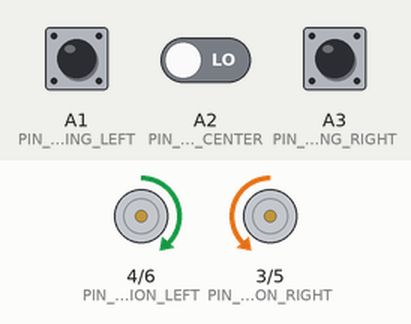
Recording of a sketch running on a simulated Arduino Uno, built with avr-gcc and run on an emulated ATmega328P. On the bench: direction and speed pins drawn as motors (green arrow = direction pin HIGH = forward, orange = LOW = backward, longer = more drive). The inputs (shaded band) are chosen by the test bench; at power-on: A1 (PIN_TRACKING_LEFT) LOW, A3 (PIN_TRACKING_RIGHT) LOW, A2 (PIN_TRACKING_CENTER) LOW.

Above: at 1.2 s.
1.3 s: A1 (PIN_TRACKING_LEFT) pulled HIGH for 0.15 s
At 1.37 s:
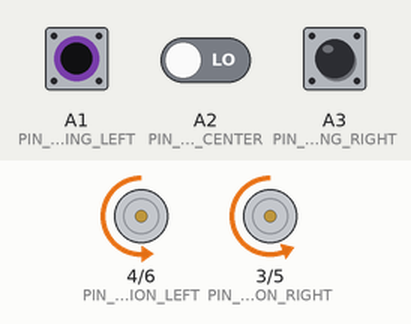
2.9 s: A3 (PIN_TRACKING_RIGHT) pulled HIGH for 0.15 s
At 2.97 s:
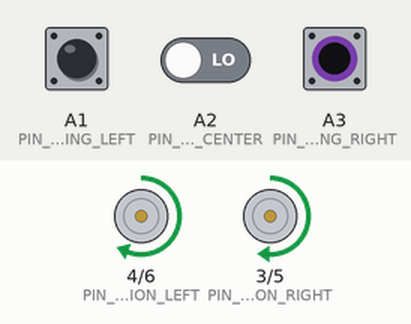
4.5 s: A3 (PIN_TRACKING_RIGHT) pulled HIGH for 3.2 s
At 8.4 s:
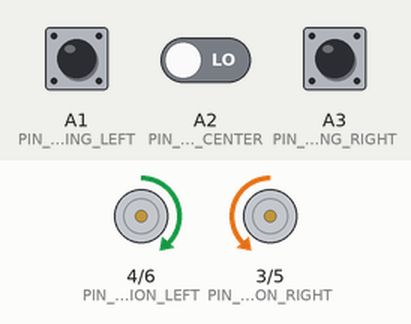
9.2 s: A1 (PIN_TRACKING_LEFT) pulled HIGH for 3.2 s
At 9.6 s:
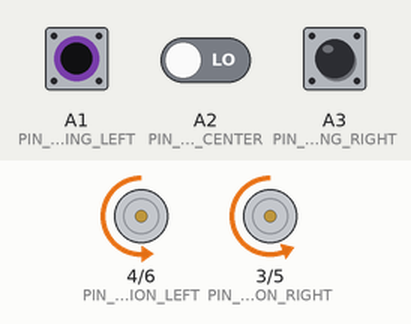
13.9 s: A1 (PIN_TRACKING_LEFT) driven HIGH and A2 (PIN_TRACKING_CENTER) driven HIGH
At 14.3 s:
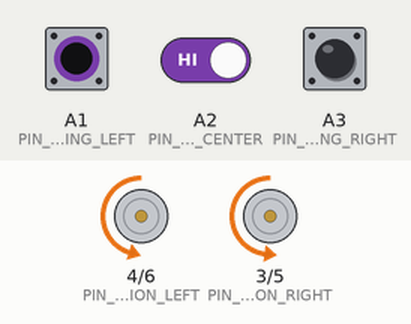
15.4 s: A3 (PIN_TRACKING_RIGHT) pulled HIGH for 1 s
At 16.2 s:
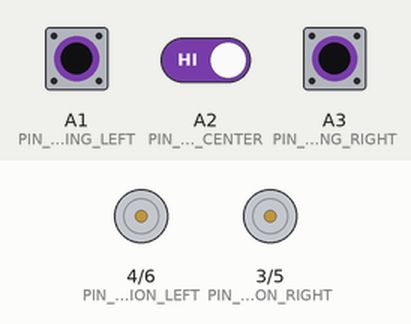
Timing chart, 0 to 18.4 s (numbered marks = the images above; inputs shaded):
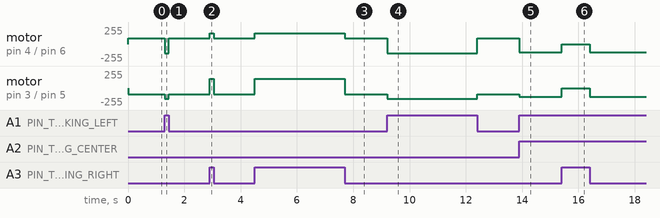

The sketch:

03.3_One_Code_Automatic_Tracking_Line.ino
```cpp
#define PIN_SERVO      2    //Controlla un eventuale servo motore
#define MOTOR_DIRECTION     1 //If the direction is reversed, change 0 to 1, Variabile per invertire la direzione dei motori.
#define PIN_DIRECTION_LEFT  4 //Variabile per invertire la direzione dei motori
#define PIN_DIRECTION_RIGHT 3 //Pin digitali per il controllo della direzione dei motori.

//Pin per controllare la velocità dei motori con segnali PWM (Pulse Width Modulation).
// Questi sensori restituiscono valori binari: 0: Linea rilevata (nero). 1: Linea assente (bianco o superficie diversa).
#define PIN_MOTOR_PWM_LEFT  6
#define PIN_MOTOR_PWM_RIGHT 5

//Pin digitale per inviare impulsi ultrasonici.
#define PIN_SONIC_TRIG    7

//Pin digitale per ricevere l'eco degli impulsi, calcolando il tempo di ritorno per stimare la distanza. Scopo: Rilevare ostacoli davanti alla macchina per evitare collisioni.
#define PIN_SONIC_ECHO    8
//Pin collegato al ricevitore IR per controllare la macchina tramite un telecomando.
#define PIN_IRREMOTE_RECV 9

//SPI (Serial Peripheral Interface): Protocollo di comunicazione utilizzato per connettere dispositivi come moduli wireless o sensori avanzati.
//Scopo: Potrebbe essere usato per un modulo wireless
#define PIN_SPI_CE      9
#define PIN_SPI_CSN     10
#define PIN_SPI_MOSI    11
#define PIN_SPI_MISO    12
#define PIN_SPI_SCK     13

//Misura la tensione della batteria tramite un ingresso analogico.
#define PIN_BATTERY     A0
//Controlla un cicalino per notifiche sonore.
#define PIN_BUZZER      A0

//Collegati ai tre sensori IR che rilevano la linea.
#define PIN_TRACKING_LEFT A1
#define PIN_TRACKING_CENTER A2
#define PIN_TRACKING_RIGHT  A3

//Valore minimo PWM per superare la resistenza iniziale del motore. Evitare che i motori restino fermi con segnali PWM troppo bassi.
#define MOTOR_PWM_DEAD    10

//Velocità impostata a 0 per fermare i motori.
#define TK_STOP_SPEED          0
//Velocità base per avanzare, compensata in base alla tensione della batteria.
//tk_VoltageCompensationToSpeed: Variabile che aumenta o diminuisce la velocità per bilanciare le variazioni di tensione.
#define TK_FORWARD_SPEED        (90 + tk_VoltageCompensationToSpeed    )

/*
typedef unsigned char u8;
typedef unsigned short u16;
typedef unsigned long u32;
*/

//define different speed levels, Scopo: Regolare la reattività della macchina nelle curve in base alla posizione rilevata dai sensori.
int tk_VoltageCompensationToSpeed;  //define Voltage Speed Compensation
//TK_TURN_SPEED_LV4 e LV3: Velocità elevate per curve meno strette.
#define TK_TURN_SPEED_LV4       (160 + tk_VoltageCompensationToSpeed   )
#define TK_TURN_SPEED_LV3       (130 + tk_VoltageCompensationToSpeed   )
//TK_TURN_SPEED_LV2 e LV1: Velocità negative per inversione dei motori (curve strette).
#define TK_TURN_SPEED_LV2       (-120 + tk_VoltageCompensationToSpeed  )
#define TK_TURN_SPEED_LV1       (-140 + tk_VoltageCompensationToSpeed  )

float batteryVoltage = 0;
bool isBuzzered = false;

//Configura i pin come input o output e Calibra i sensori di tracciamento.
void setup() {
  pinsSetup();
  getTrackingSensorVal();
}

/*
  Il codice principale del loop è progettato per leggere i dati dai sensori di tracciamento e
  decidere come controllare i motori, permettendo alla macchina di seguire una linea.
  La logica principale si basa sul valore combinato dei tre sensori (sinistro, centrale, destro),
  che indicano la posizione della linea rispetto alla macchina.
*/
void loop() {
  u8 trackingSensorVal = 0;
  trackingSensorVal = getTrackingSensorVal(); //get sensor value

  switch (trackingSensorVal)
  {
    case 0:   //000
      motorRun(TK_FORWARD_SPEED, TK_FORWARD_SPEED); //car move forward
      break;
    case 7:   //111
      motorRun(TK_STOP_SPEED, TK_STOP_SPEED); //car stop
      break;
    case 1:   //001
      motorRun(TK_TURN_SPEED_LV4, TK_TURN_SPEED_LV1); //car turn
      break;
    case 3:   //011
      motorRun(TK_TURN_SPEED_LV3, TK_TURN_SPEED_LV2); //car turn right
      break;
    case 2:   //010
    case 5:   //101
      motorRun(TK_FORWARD_SPEED, TK_FORWARD_SPEED);  //car move forward
      break;
    case 6:   //110
      motorRun(TK_TURN_SPEED_LV2, TK_TURN_SPEED_LV3); //car turn left
      break;
    case 4:   //100
      motorRun(TK_TURN_SPEED_LV1, TK_TURN_SPEED_LV4); //car turn right
      break;
    default:
      break;
  }
}

/*
La funzione tk_CalculateVoltageCompensation calcola una compensazione della velocità dei motori in base alla tensione della batteria.
Questo serve a mantenere un comportamento uniforme della macchina anche quando la tensione della batteria varia.
*/
void tk_CalculateVoltageCompensation() {
  getBatteryVoltage();
  float voltageOffset = 7 - batteryVoltage;
  tk_VoltageCompensationToSpeed = 30 * voltageOffset;
}

/*
La funzione getTrackingSensorVal ha lo scopo di leggere i valori dai 3 sensori di tracciamento e combinarli in un unico valore binario a 3 bit che rappresenta lo stato di rilevamento della linea nera.
Quando viene rilevata una linea nera su un lato, il valore del lato sarà 0 oppure il valore sarà 1
*/
u8 getTrackingSensorVal() {
  u8 trackingSensorVal = 0;
  //== 1 ? 1 : 0, Restituisce: 1: Il sensore rileva una superficie chiara (bianco). 0: Il sensore rileva una linea scura (nero).
  trackingSensorVal = (digitalRead(PIN_TRACKING_LEFT) == 1 ? 1 : 0) << 2 | (digitalRead(PIN_TRACKING_CENTER) == 1 ? 1 : 0) << 1 | (digitalRead(PIN_TRACKING_RIGHT) == 1 ? 1 : 0) << 0;
  return trackingSensorVal;
}

/*Configura i pin come input/output per comunicare con i sensori e i motori. Questa funzione configura i pin del Arduino) per specificare il loro utilizzo, ovvero se devono:
Inviare segnali (OUTPUT): Comandare motori, cicalini, LED. O ricevere segnali (INPUT): Leggere i valori da sensori.
*/
void pinsSetup() {
  //define motor pin
  pinMode(PIN_DIRECTION_LEFT, OUTPUT);
  pinMode(PIN_MOTOR_PWM_LEFT, OUTPUT);
  pinMode(PIN_DIRECTION_RIGHT, OUTPUT);
  pinMode(PIN_MOTOR_PWM_RIGHT, OUTPUT);
  //define ultrasonic moduel pin
  pinMode(PIN_SONIC_TRIG, OUTPUT);
  pinMode(PIN_SONIC_ECHO, INPUT);
  //define tracking sensor pin
  pinMode(PIN_TRACKING_LEFT, INPUT);
  pinMode(PIN_TRACKING_RIGHT, INPUT);
  pinMode(PIN_TRACKING_CENTER, INPUT);
  setBuzzer(false);
}

/*
  La funzione motorRun è utilizzata per controllare i motori della macchina, specificando la direzione e la velocità per ciascun motore (sinistro e destro).
  speedl: Velocità del motore sinistro. speedr: Velocità del motore destro. I valori possono essere positivi o negativi:
  Positivi: Indicano la rotazione in avanti; Negativi: Indicano la rotazione all'indietro.
*/
void motorRun(int speedl, int speedr) {
  int dirL = 0, dirR = 0;
  //I due blocchi servono a controllare separatamente il motore sinistro e destro. Se la velocità è positiva: Il motore gira avanti.
  // Se la velocità è negativa: Il motore gira indietro
  if (speedl > 0) {
    dirL = 0 ^ MOTOR_DIRECTION;
  } else {
    dirL = 1 ^ MOTOR_DIRECTION;
    speedl = -speedl;
  }

  if (speedr > 0) {
    dirR = 1 ^ MOTOR_DIRECTION;
  } else {
    dirR = 0 ^ MOTOR_DIRECTION;
    speedr = -speedr;
  }

  speedl = constrain(speedl, 0, 255); // speedl Limita il valore della velocità tra 0 e 255.
  speedr = constrain(speedr, 0, 255); // speedr absolute value should be within 0~255

  //Imposta i pin di direzione dei motori (sinistro e destro) con i valori calcolati (dirL e dirR). Questi valori determinano la rotazione in avanti o indietro.
  digitalWrite(PIN_DIRECTION_LEFT, dirL);
  digitalWrite(PIN_DIRECTION_RIGHT, dirR);

  //Invia segnali PWM per controllare la velocità dei motori. La potenza inviata al motore è proporzionale al valore di speedl o speedr.
  analogWrite(PIN_MOTOR_PWM_LEFT, speedl);
  analogWrite(PIN_MOTOR_PWM_RIGHT, speedr);
}

/*Il codice della funzione getBatteryVoltage è progettato per leggere la tensione della batteria,
calcolarla in base al valore analogico letto e restituire un risultato booleano che indica se la tensione è inferiore a una determinata soglia.
La funzione è utilizzata nel programma principale per verificare la tensione della batteria e garantire che sia sufficientemente alta per far funzionare correttamente la macchina.*/
bool getBatteryVoltage() {
  //La funzione esegue il controllo della tensione solo se il cicalino (isBuzzered) è disattivato
  if (!isBuzzered) {
    //Configura il pin della batteria (PIN_BATTERY) come input analogico, in modo che il microcontrollore possa leggere il livello di tensione.
    pinMode(PIN_BATTERY, INPUT);
    //Utilizza analogRead per leggere il valore dal pin analogico
    int batteryADC = analogRead(PIN_BATTERY);
    if (batteryADC < 614) // 3V/12V ,Voltage read: <2.1V/8.4V
    {
      //viene calcolata la tensione della batteria
      batteryVoltage = batteryADC / 1023.0 * 5.0 * 4;
      return true;
    }
  }
  return false;
}

//Controlla lo stato del buzzer accendendolo o spegnendolo in base al valore del parametro flag
void setBuzzer(bool flag) {
  isBuzzered = flag;
  pinMode(PIN_BUZZER, flag);
  digitalWrite(PIN_BUZZER, flag);
}

/*
Fa suonare il buzzer con un pattern di bip: beat: Numero di bip consecutivi in una sequenza. repeat: Numero di volte che la sequenza viene ripetuta.
*/
void alarm(u8 beat, u8 repeat) {
  beat = constrain(beat, 1, 9);
  repeat = constrain(repeat, 1, 255);
  for (int j = 0; j < repeat; j++) {
    for (int i = 0; i < beat; i++) {
      setBuzzer(true);
      delay(100);
      setBuzzer(false);
      delay(100);
    }
    delay(500);
  }
}

//Ferma la macchina e spegne il buzzer.
void resetCarAction() {
  motorRun(0, 0);
  setBuzzer(false);
}
```

Measured:
- after the input at 1.3 s, motor on pin 4 (PIN_DIRECTION_LEFT) / pin 6 (PIN_MOTOR_PWM_LEFT): forward 90/255 → backward 140/255 at once, → forward 90/255 0.15 s later; motor on pin 3 (PIN_DIRECTION_RIGHT) / pin 5 (PIN_MOTOR_PWM_RIGHT): backward 90/255 → backward 160/255 at once, → backward 90/255 0.15 s later
- after the input at 2.9 s, motor on pin 4 (PIN_DIRECTION_LEFT) / pin 6 (PIN_MOTOR_PWM_LEFT): forward 90/255 → forward 160/255 at once, → forward 90/255 0.15 s later; motor on pin 3 (PIN_DIRECTION_RIGHT) / pin 5 (PIN_MOTOR_PWM_RIGHT): backward 90/255 → forward 140/255 at once, → backward 90/255 0.15 s later
- after the input at 4.5 s, motor on pin 4 (PIN_DIRECTION_LEFT) / pin 6 (PIN_MOTOR_PWM_LEFT): forward 90/255 → forward 160/255 at once, → forward 90/255 3.2 s later; motor on pin 3 (PIN_DIRECTION_RIGHT) / pin 5 (PIN_MOTOR_PWM_RIGHT): backward 90/255 → forward 140/255 at once, → backward 90/255 3.2 s later
- after the input at 9.2 s, motor on pin 4 (PIN_DIRECTION_LEFT) / pin 6 (PIN_MOTOR_PWM_LEFT): forward 90/255 → backward 140/255 at once, → forward 90/255 3.2 s later; motor on pin 3 (PIN_DIRECTION_RIGHT) / pin 5 (PIN_MOTOR_PWM_RIGHT): backward 90/255 → backward 160/255 at once, → backward 90/255 3.2 s later
- after the input at 13.9 s, motor on pin 4 (PIN_DIRECTION_LEFT) / pin 6 (PIN_MOTOR_PWM_LEFT): forward 90/255 → backward 120/255 at once; motor on pin 3 (PIN_DIRECTION_RIGHT) / pin 5 (PIN_MOTOR_PWM_RIGHT): backward 90/255 → backward 130/255 at once
- after the input at 15.4 s, motor on pin 4 (PIN_DIRECTION_LEFT) / pin 6 (PIN_MOTOR_PWM_LEFT): backward 120/255 → stopped at once, → backward 120/255 1.0 s later; motor on pin 3 (PIN_DIRECTION_RIGHT) / pin 5 (PIN_MOTOR_PWM_RIGHT): backward 130/255 → stopped at once, → backward 130/255 1.0 s later
